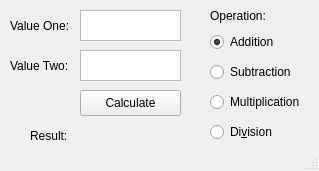
<?xml version="1.0" encoding="UTF-8"?>
<ui version="4.0">
 <class>MainWindow</class>
 <widget class="QMainWindow" name="MainWindow">
  <property name="geometry">
   <rect>
    <x>0</x>
    <y>0</y>
    <width>319</width>
    <height>171</height>
   </rect>
  </property>
  <property name="minimumSize">
   <size>
    <width>319</width>
    <height>171</height>
   </size>
  </property>
  <property name="maximumSize">
   <size>
    <width>319</width>
    <height>171</height>
   </size>
  </property>
  <property name="windowTitle">
   <string>FourFunctionQT</string>
  </property>
  <widget class="QWidget" name="centralWidget">
   <widget class="QLabel" name="ValueOneLabel">
    <property name="geometry">
     <rect>
      <x>10</x>
      <y>10</y>
      <width>71</width>
      <height>31</height>
     </rect>
    </property>
    <property name="text">
     <string>Value One: </string>
    </property>
   </widget>
   <widget class="QLabel" name="ValueTwoLabel">
    <property name="geometry">
     <rect>
      <x>10</x>
      <y>50</y>
      <width>71</width>
      <height>31</height>
     </rect>
    </property>
    <property name="text">
     <string>Value Two: </string>
    </property>
   </widget>
   <widget class="QTextEdit" name="ValueOneTextBox">
    <property name="geometry">
     <rect>
      <x>80</x>
      <y>10</y>
      <width>101</width>
      <height>31</height>
     </rect>
    </property>
   </widget>
   <widget class="QTextEdit" name="ValueTwoTextBox">
    <property name="geometry">
     <rect>
      <x>80</x>
      <y>50</y>
      <width>101</width>
      <height>31</height>
     </rect>
    </property>
    <property name="sizeAdjustPolicy">
     <enum>QAbstractScrollArea::AdjustToContents</enum>
    </property>
   </widget>
   <widget class="QLabel" name="ResultLabel">
    <property name="geometry">
     <rect>
      <x>30</x>
      <y>120</y>
      <width>51</width>
      <height>31</height>
     </rect>
    </property>
    <property name="text">
     <string>Result:</string>
    </property>
   </widget>
   <widget class="QLabel" name="CalculatedResultLabel">
    <property name="geometry">
     <rect>
      <x>80</x>
      <y>120</y>
      <width>101</width>
      <height>31</height>
     </rect>
    </property>
    <property name="text">
     <string/>
    </property>
   </widget>
   <widget class="QPushButton" name="CalculateButton">
    <property name="geometry">
     <rect>
      <x>80</x>
      <y>90</y>
      <width>101</width>
      <height>26</height>
     </rect>
    </property>
    <property name="text">
     <string>Calculate</string>
    </property>
   </widget>
   <widget class="QLabel" name="OperationLabel">
    <property name="geometry">
     <rect>
      <x>210</x>
      <y>0</y>
      <width>71</width>
      <height>31</height>
     </rect>
    </property>
    <property name="text">
     <string>Operation:</string>
    </property>
   </widget>
   <widget class="QRadioButton" name="AdditionRadio">
    <property name="geometry">
     <rect>
      <x>210</x>
      <y>30</y>
      <width>102</width>
      <height>24</height>
     </rect>
    </property>
    <property name="text">
     <string>Addition</string>
    </property>
    <property name="checked">
     <bool>true</bool>
    </property>
   </widget>
   <widget class="QRadioButton" name="SubtractionRadio">
    <property name="geometry">
     <rect>
      <x>210</x>
      <y>60</y>
      <width>102</width>
      <height>24</height>
     </rect>
    </property>
    <property name="text">
     <string>Subtraction</string>
    </property>
   </widget>
   <widget class="QRadioButton" name="MultiplicationRadio">
    <property name="geometry">
     <rect>
      <x>210</x>
      <y>90</y>
      <width>102</width>
      <height>24</height>
     </rect>
    </property>
    <property name="text">
     <string>Multiplication</string>
    </property>
   </widget>
   <widget class="QRadioButton" name="DivisionRadio">
    <property name="geometry">
     <rect>
      <x>210</x>
      <y>120</y>
      <width>102</width>
      <height>24</height>
     </rect>
    </property>
    <property name="text">
     <string>Di&amp;vision</string>
    </property>
   </widget>
  </widget>
  <widget class="QStatusBar" name="statusBar"/>
 </widget>
 <layoutdefault spacing="6" margin="11"/>
 <resources/>
 <connections/>
</ui>
